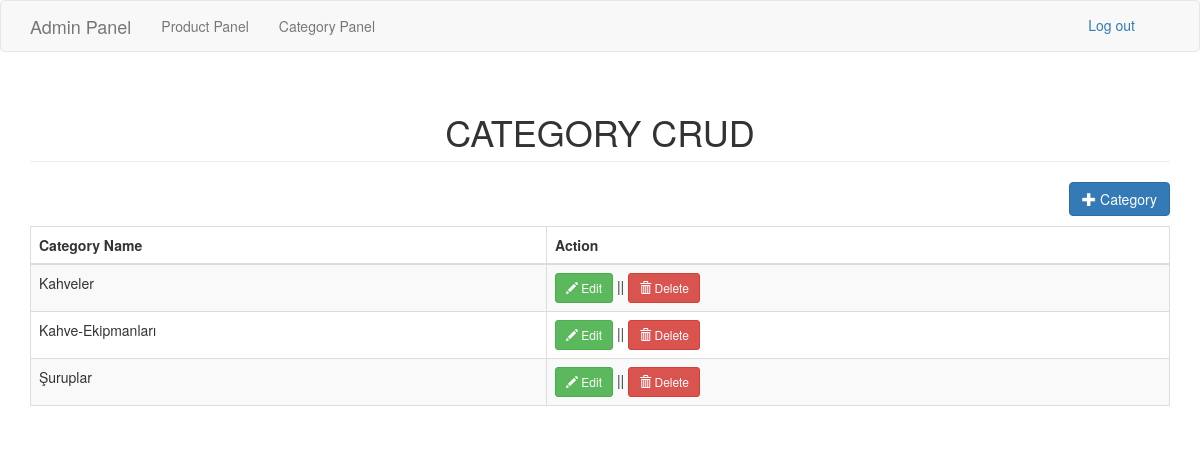
/panel/category.php, run on an earlier commit of the app's database.
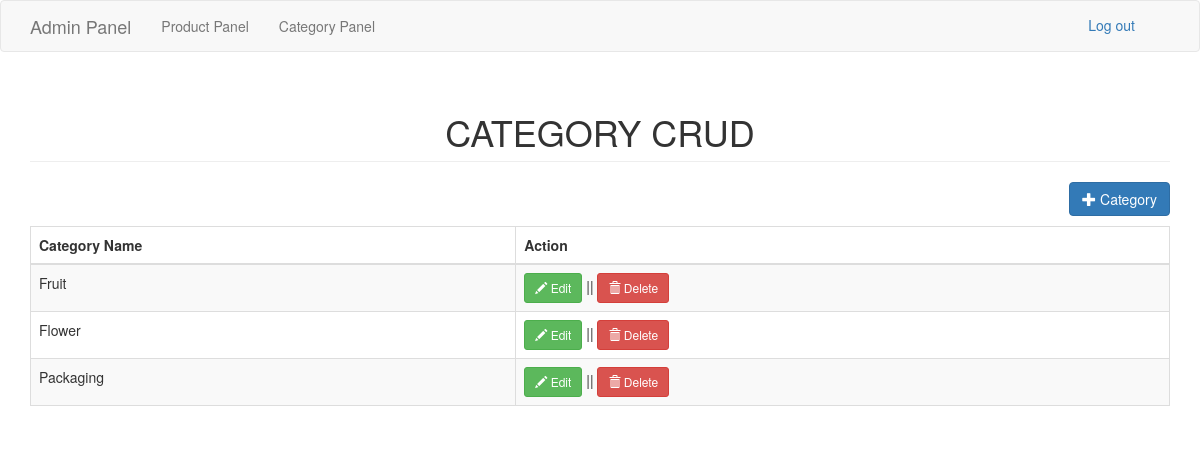
And on a later commit of the database.
### tables this page shows
CREATE TABLE `category` (
  `categoryid` int(11) NOT NULL,
  `catname` varchar(30) NOT NULL
);

### panel/category.php (the view, shortened to what this page needs)
<?php include('header.php'); ?>
<body>
<?php include('navbar.php'); ?>
<div class="container">
	<h1 class="page-header text-center">CATEGORY CRUD</h1>
	<div class="row">
		<div class="col-md-12">
			<a href="#addcategory" data-toggle="modal" class="pull-right btn btn-primary"><span class="glyphicon glyphicon-plus"></span> Category</a>
		</div>
	</div>
	<div style="margin-top:10px;">
		<table class="table table-striped table-bordered">
			<thead>
				<th>Category Name</th>
				<th>Action</th>
			</thead>
			<tbody>
				<?php
					$sql="select * from category order by categoryid asc";
					$query=$conn->query($sql);
					while($row=$query->fetch_array()){
						?>
						<tr>
							<td><?php echo $row['catname']; ?></td>
							<td>
								<a href="#editcategory<?php echo $row['categoryid']; ?>" data-toggle="modal" class="btn btn-success btn-sm"><span class="glyphicon glyphicon-pencil"></span> Edit</a> || <a href="#deletecategory<?php echo $row['categoryid']; ?>" data-toggle="modal" class="btn btn-danger btn-sm"><span class="glyphicon glyphicon-trash"></span> Delete</a>
							</td>
						</tr>
						<?php
					}
				?>
			</tbody>
		</table>
	</div>
</div>
</body>
</html>

### panel/header.php (shortened to what this page needs)
<!DOCTYPE html>
<html>
<head>
	<link rel="stylesheet" href="https://maxcdn.bootstrapcdn.com/bootstrap/3.3.7/css/bootstrap.min.css">
</head>

### panel/navbar.php (shortened to what this page needs)
<nav class="navbar navbar-default">
    <div class="container">
        <div class="navbar-header">
            <a class="navbar-brand" href="index.php">Admin Panel</a>
        </div>
        <div class="collapse navbar-collapse" id="bs-example-navbar-collapse-1">
            <ul class="nav navbar-nav">
                <li><a href="product.php">Product Panel</a></li>
                <li><a href="category.php">Category Panel</a></li>
            </ul>
            <div class="text-end" style="text-align: right ; padding: 7px"  >
                <a href="../index.php " type="button" class="btn btn-outline-light me-2">Log out</a>
            </div>
        </div>
    </div>
</nav>

What changed in the data, as far as the page shows it:
changed category: catname "Kahveler" → "Fruit"
changed category: catname "Kahve-Ekipmanları" → "Flower"
changed category: catname "Şuruplar" → "Packaging"
